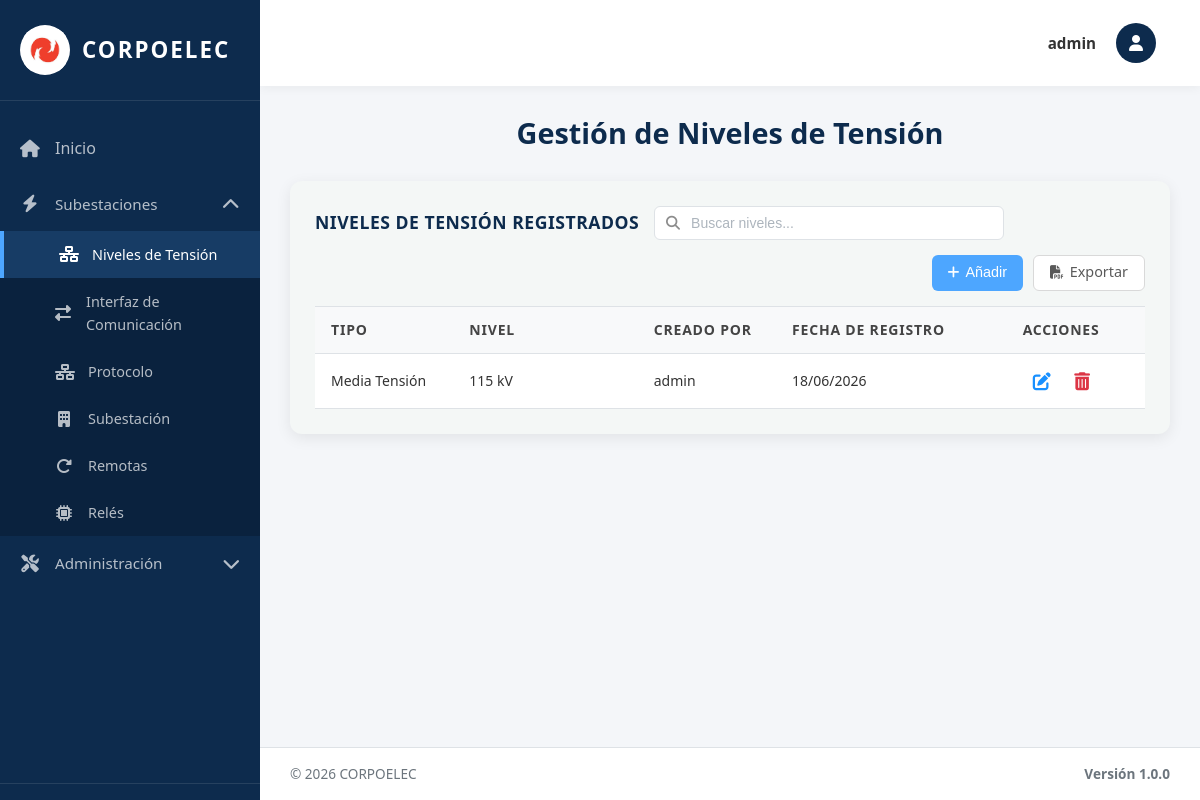
Page /tensiones/ (signed in) on the committed database.
### equipos/models.py (models this page shows, shortened)
class NivelTension(models.Model):
    TIPO_CHOICES = [
        ('AT', 'Alta Tensión'),
        ('MT', 'Media Tensión'),
        ('BT', 'Baja Tensión'),
    ]
    NIVEL_CHOICES = [
        ('230kV', '230 kV'),
        ('115kV', '115 kV'),
        ('34.5kV', '34.5 kV'),
        ('13.8kV', '13.8 kV'),
    ]
    Id_Ten = models.AutoField(primary_key=True)
    Tipo_ten = models.CharField(max_length=5, choices=TIPO_CHOICES, default='AT')  # AT / MT / BT
    Nivel = models.CharField(max_length=10, choices=NIVEL_CHOICES)  # Valor kV (puede ser personalizado)
    Fecha_Reg = models.DateField(auto_now_add=True)
    creado_por = models.ForeignKey(User, on_delete=models.SET_NULL, null=True, blank=True, related_name='niveles_tension_creados')
    class Meta:
        verbose_name = 'Nivel de Tensión'
        verbose_name_plural = 'Niveles de Tensión'
        ordering = ['Id_Ten']

### equipos/views.py (the view, shortened to what this page needs)
# urls.py: path('tensiones/', tensiones_view, name='tensiones'),
@no_cache
@login_required(login_url='/login/')
def tensiones_view(request):
    tensiones = NivelTension.objects.all().order_by('-Fecha_Reg', '-Id_Ten')
    paginator = Paginator(tensiones, 10)
    page_number = request.GET.get('page')
    page_obj = paginator.get_page(page_number)
    context = {
        'title': 'Niveles de Tensión',
        'page_obj': page_obj,
        'tensiones': tensiones,
        'tipo_choices': NivelTension.TIPO_CHOICES,
        'nivel_choices': NivelTension.NIVEL_CHOICES,
        'nivel_choices_simple': [(v, v) for v, _ in NivelTension.NIVEL_CHOICES],
        'is_admin': request.user.is_superuser,
        'puede_crear': puede_crear(request),
        'puede_actualizar': puede_actualizar(request),
        'puede_eliminar': puede_eliminar(request),
    }
    return render(request, 'tensiones.html', context)

### equipos/context_processors.py (called while the page is built, shortened)
def permisos_usuario(request):
    if request.user.is_superuser:
        return {
            'permisos_usuario': {'crear': True, 'actualizar': True, 'eliminar': True},
            'puede_crear': True,
            'puede_actualizar': True,
            'puede_eliminar': True,
        }

### templates/tensiones.html (shortened to what this page needs)
{% extends 'base.html' %}
{% load static %}
{% block content %}
<div class="welcome-text">
  <h2>Gestión de Niveles de Tensión</h2>
</div>
<div class="table-section">
<div class="table-header">
  <h3>Niveles de Tensión Registrados</h3>
  <div class="search-container">
    <input type="text" class="search-input" id="searchInput" placeholder="Buscar niveles..." onkeyup="filterTable()">
  </div>
  <div class="action-buttons">
    {% if puede_crear %}
    <button type="button" class="btn btn-primary btn-add-top" onclick="abrirAddModal()">
      <i class="fas fa-plus"></i> Añadir
    </button>
    {% endif %}
    <a href="{% url 'exportar_tensiones_pdf' %}" class="btn btn-secondary btn-add-top">
      <i class="fas fa-file-pdf"></i> Exportar
    </a>
  </div>
</div>
  {% if page_obj.object_list %}
  <table class="data-table">
    <thead>
        <tr>
          <th width="15%">Tipo</th>
          <th width="20%">Nivel</th>
          {% if is_admin %}<th width="15%">Creado Por</th>{% endif %}
          <th width="25%">Fecha de Registro</th>
          <th width="15%">Acciones</th>
        </tr>
    </thead>
    <tbody>
      {% for nivel in page_obj %}
      <tr>
        <td>{{ nivel.get_Tipo_ten_display }}</td>
        <td>{{ nivel.get_Nivel_display }}</td>
        {% if is_admin %}<td>{{ nivel.creado_por.username|default:"Sistema" }}</td>{% endif %}
        <td>{{ nivel.Fecha_Reg|date:"d/m/Y" }}</td>
        <td class="actions-cell">
          {% if puede_actualizar %}
          <button type="button" class="btn-icon btn-edit" title="Editar" onclick='openEditModal({{ nivel.Id_Ten }}, "{{ nivel.Tipo_ten }}", "{{ nivel.Nivel }}")'>
            <i class="fas fa-edit"></i>
          </button>
          {% endif %}
          {% if puede_eliminar %}
          <form method="post" style="display: inline;" onsubmit="return confirmarEliminacion(this);">
            <button type="submit" class="btn-icon btn-delete" title="Eliminar">
              <i class="fas fa-trash-alt"></i>
            </button>
          </form>
          {% endif %}
        </td>
      </tr>
      {% endfor %}
    </tbody>
  </table>
  {% else %}
  <p class="no-data">No hay niveles de tensión registrados.</p>
  {% endif %}
</div>
{% endblock %}

### templates/base.html (shortened to what this page needs)
{% load static %}
<!DOCTYPE html>
<html lang="es">
<head>
  <link rel="stylesheet" href="https://cdnjs.cloudflare.com/ajax/libs/font-awesome/6.4.0/css/all.min.css">
  <link rel="stylesheet" href="{% static 'css/global.css' %}">
 </head>
<body>
  <div class="layout-wrapper">
    <aside class="sidebar" id="sidebar">
      <div class="sidebar-brand" onclick="toggleSidebar()">
        <div class="sidebar-logo">
          <img src="{% static 'img/logo.jpg' %}" alt="Corpoelec">
        </div>
        <span class="sidebar-brand-text">Corpoelec</span>
      </div>
 <nav class="sidebar-nav">
        <a href="{% url 'index' %}" class="{% if request.path == '/' %}active{% endif %}" onclick="closeMobileSidebar()">
          <i class="fas fa-home"></i>
          <span>Inicio</span>
        </a>
         <div class="sidebar-dropdown {% if request.path == '/subestaciones/' or request.path == '/tensiones/' or request.path == '/interfaces/' or request.path == '/protocolo/' or request.path == '/reles/' or request.path == '/remotas/' %}active{% endif %}">
          <a href="#" class="dropdown-toggle" onclick="toggleDropdown(event, 'subestaciones-dropdown')">
            <i class="fas fa-bolt"></i>
            <span>Subestaciones</span>
            <i class="fas fa-chevron-down dropdown-arrow"></i>
          </a>
           <div class="dropdown-menu" id="subestaciones-dropdown">
             <a href="{% url 'tensiones' %}" class="{% if request.path == '/tensiones/' %}active{% endif %}" onclick="closeMobileSidebar()">
               <i class="fas fa-network-wired"></i>
               <span>Niveles de Tensión</span>
             </a>
               <a href="{% url 'interfaces' %}" class="{% if request.path == '/interfaces/' %}active{% endif %}" onclick="closeMobileSidebar()">
                 <i class="fas fa-exchange-alt"></i>
                 <span>Interfaz de Comunicación</span>
               </a>
               <a href="{% url 'protocolo' %}" class="{% if request.path == '/protocolo/' %}active{% endif %}" onclick="closeMobileSidebar()">
                 <i class="fas fa-network-wired"></i>
                 <span>Protocolo</span>
               </a>
               <a href="{% url 'subestaciones' %}" class="{% if request.path == '/subestaciones/' %}active{% endif %}" onclick="closeMobileSidebar()">
               <i class="fas fa-building"></i>
               <span>Subestación</span>
             </a>
             <a href="{% url 'remotas' %}" class="{% if request.path == '/remotas/' %}active{% endif %}" onclick="closeMobileSidebar()">
               <i class="fas fa-redo-alt"></i>
               <span>Remotas</span>
             </a>
             <a href="{% url 'reles' %}" class="{% if request.path == '/reles/' %}active{% endif %}" onclick="closeMobileSidebar()">
               <i class="fas fa-microchip"></i>
               <span>Relés</span>
              </a>
            </div>
         </div>
           {% if user.is_staff %}
           <div class="sidebar-dropdown {% if request.path == '/bitacora/' or request.path == '/admin/restaurar/' or request.path == '/admin/backup/' or request.path == '/admin/usuarios/' %}active{% endif %}">
             <a href="#" class="dropdown-toggle" onclick="toggleDropdown(event, 'admin-dropdown')">
               <i class="fas fa-tools"></i>
               <span>Administración</span>
               <i class="fas fa-chevron-down dropdown-arrow"></i>
             </a>
           </div>
           {% endif %}
        </nav>
        <div class="sidebar-bottom">
        </div>
      </aside>
    <main class="main-content" id="mainContent">
      <nav class="navbar">
        <div class="navbar-user">
          <div class="navbar-user-trigger" onclick="toggleUserMenu(event)">
            <div class="navbar-user-name">
              {% if user.first_name %}{{ user.first_name }}{% else %}{{ user.username }}{% endif %}
            </div>
            <div class="navbar-user-avatar">
              <i class="fas fa-user"></i>
            </div>
          </div>
         </div>
       </nav>
      <div class="content-area">
        {% block content %}{% endblock %}
      </div>
      <footer class="footer">
        <div class="footer-left">
          <span>© 2026 CORPOELEC</span>
        </div>
        <div class="footer-version">Versión 1.0.0</div>
      </footer>
    </main>
  </div>
</body>
</html>

### static/css/global.css (style rules this page uses)
body { font-size: 16px; font-weight: 400; color: #333; font-family: 'Open Sans', 'Segoe UI', Arial, sans-serif; line-height: 1.6; }
h1, h2, h3, .welcome-text h2 { font-size: 26px; font-weight: 700; color: #002D5A; margin: 0 0 20px 0; line-height: 1.2; }
.data-table thead th { font-size: 14px !important; font-weight: 700 !important; text-transform: uppercase !important; color: #444 !important; letter-spacing: 0.8px; padding: 12px 16px !important; background: #f8f9fa !important; border-top: 1px solid #dee2e6 !important; border-bottom: 1px solid #dee2e6 !important; }
.data-table thead { background: #f8f9fa !important; }
.data-table tbody td { font-size: 14px !important; font-weight: 400 !important; color: #333 !important; padding: 12px 16px !important; background: #fff !important; border-bottom: 1px solid #dee2e6 !important; }
.btn-primary, .btn-add-top { font-size: 14px !important; font-weight: 500 !important; border-radius: 8px !important; padding: 10px 20px !important; display: inline-flex; align-items: center; gap: 6px; }
.btn-icon { font-size: 18px !important; display: inline-flex; align-items: center; justify-content: center; padding: 6px !important; }
.btn-delete, .btn-delete i { color: #DC3545 !important; }
.btn-edit, .btn-edit i { color: #1890ff !important; }
.data-table { border-collapse: collapse; width: 100%; background: #fff; }
.data-table tbody tr { transition: background 0.15s ease; background: #fff; }
.data-table th, .data-table td { padding-top: 12px !important; padding-bottom: 12px !important; }
.form-control, input[type="text"], input[type="email"], select, textarea { font-size: 14px; font-weight: 400; color: #333; }
a { color: #1890ff; text-decoration: none; font-weight: 500; }

### templates/tensiones.html (style rules this page uses)
.table-section { background:#f4f7f6; padding:25px; border-radius:12px; box-shadow:0 4px 15px rgba(0,0,0,0.08); margin-bottom:20px; }
.table-header { display:flex; justify-content:space-between; align-items:center; margin-bottom:15px; gap:15px; flex-wrap:wrap; }
.table-header h3 { margin:0; color:#0D2B4D; flex:0 0 auto; }
.search-container { position:relative; display:flex; align-items:center; flex:1 1 auto; min-width:250px; }
.search-input { width:350px; max-width:100%; padding:8px 12px 8px 36px; border:1px solid #dee2e6; border-radius:6px; font-size:14px; color:#333; background:#fff; transition:border-color 0.3s ease; }
.search-input::placeholder { color:#adb5bd; }
.action-buttons { display:flex; gap:10px; flex:0 0 auto; margin-left:auto; }
.data-table { width:100%; border-collapse:collapse; }
.data-table thead { background:#f4f6f9; }
.data-table th, .data-table td { padding:12px 15px; text-align:left; border-bottom:1px solid #dee2e6; }
.data-table th { font-weight:600; color:#0D2B4D; font-size:0.9rem; }
.actions-cell { white-space:nowrap; text-align: right; }
.btn-icon { background:none; border:none; cursor:pointer; font-size:1.1rem; padding:6px; border-radius:4px; display:inline-flex; align-items:center; justify-content:center; transition:all 0.2s; color:#6c757d; margin:0 4px; }
.btn { padding:10px 20px; border-radius:6px; text-decoration:none; font-size:0.95rem; font-weight:400; cursor:pointer; border:none; transition:background 0.2s; }
.btn-primary { background:#4DA6FF; color:#fff; }
.btn-secondary { background:#fff; color:#595959; border:1px solid #d9d9d9; }

### rows in the picture
NivelTension: Tipo_ten "Media Tensión", Nivel "115 kV", creado_por.username "admin", Fecha_Reg "18/06/2026"

### other values in the picture
{{ user.username }} "admin"
